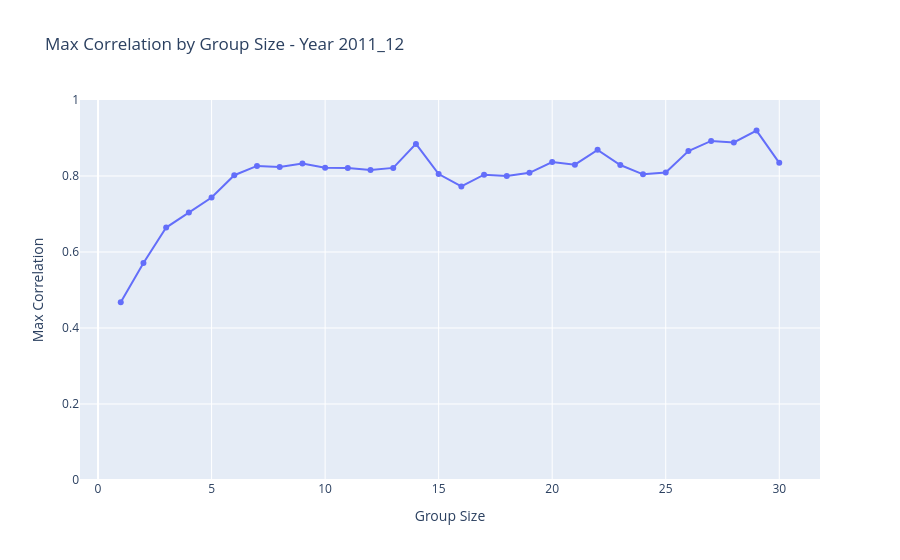
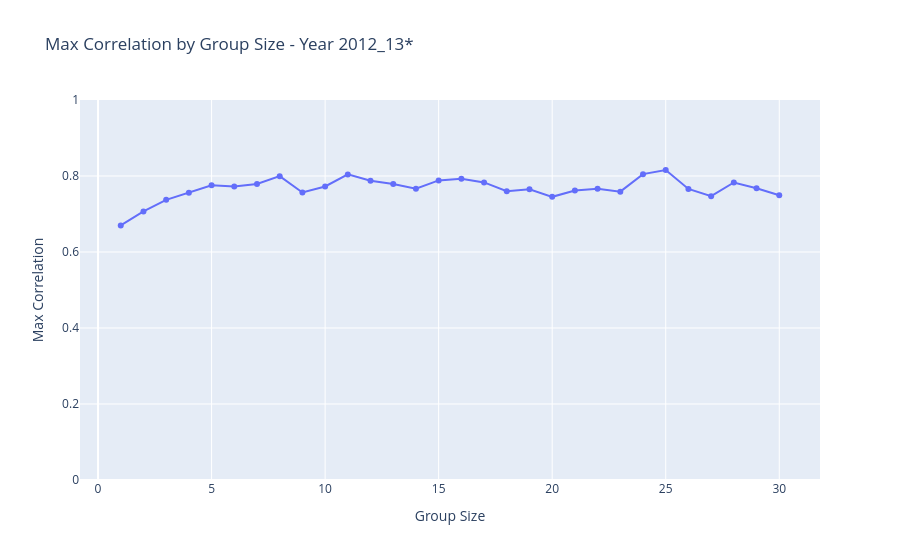
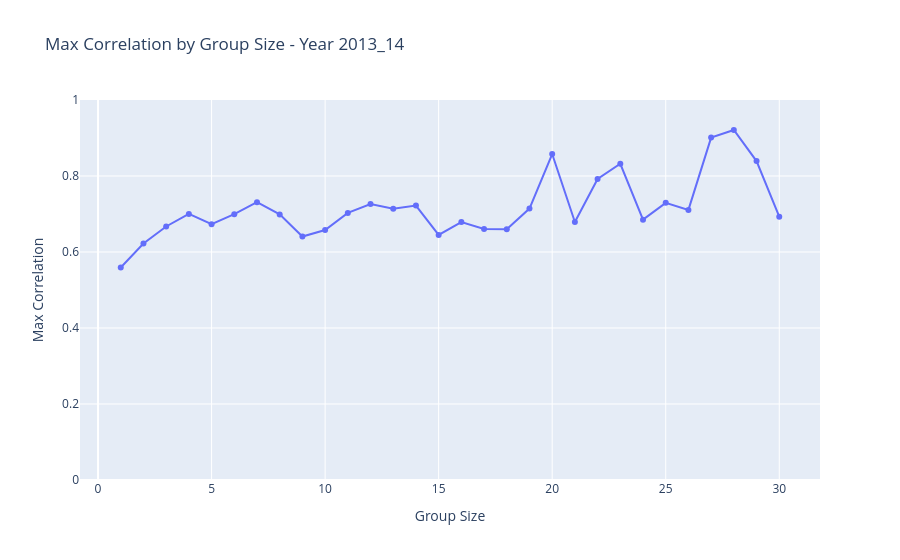
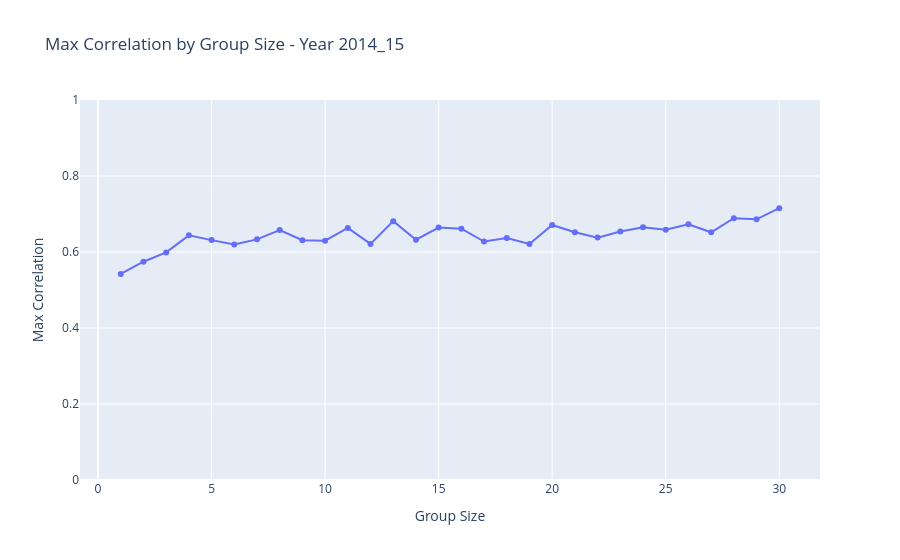

The cell these charts' notebook holds for them, in order:
### Markdown cell above
## Year-by-year

### Code cell
all_years = dengue_data.anoepid.unique()
all_years.sort()
max_correlation_dict = {}
for year in all_years:
    year_data = daily_dengue_data[daily_dengue_data_with_anoepid['anoepid'] == year]
    try:
        max_corr_year = []
        max_lag_year = []
        for i in range(1,31):
            offset_days = (daily_ovitraps_mean.index[0] - year_data.index[0]).days % i
            
            groups_dengue = generic.group_series(
                series = year_data,
                offset = offset_days,
                group_size = i,
                operation = "sum"
            )

            groups_ovitraps = generic.group_series(
                series = daily_ovitraps_mean,
                offset = 0,
                group_size = i,
                operation = "mean"
            )

            results = generic.max_correlation(groups_dengue, groups_ovitraps, max_lag = np.ceil(120/i).astype(int))

            max_lag_year.append(results[0])
            max_corr_year.append(results[1]) 

        # Plot tuple of max_lag_year and max_corr_year
        if year in project_utils.EPIDEMY_YEARS:
            marker = '*'
        else:
            marker = '' 
        fig = go.Figure()
        fig.add_trace(go.Scatter(x=list(range(1,31)),
                    y=[abs(x) for x in max_corr_year],
                    mode='markers+lines',
                    name='Max Correlation',
                    text=[f"corr={c:.2f}, lag={l}, group={g}" for c, l, g in zip(max_corr_year, max_lag_year, range(1, 31))],  
                    textposition='top center' ,
                    hoverinfo='text',

        ))
        fig.update_yaxes(range=[0, 1])
        fig.update_layout(title=f'Max Correlation by Group Size - Year {year}{marker}', 
                        xaxis_title='Group Size',
                        yaxis_title='Max Correlation')
        fig.show()

    except ValueError as e:
        print(f"Skipping year {year} due to error: {e}")
        continue

### Figure 1 — Plotly figure (JSON) as saved in the notebook; plotly's stock layout.template omitted (floating-point values rounded to 4 significant figures)
{"data": [{"hoverinfo": "text", "mode": "markers+lines", "name": "Max Correlation", "text": ["corr=0.47, lag=12, group=1", "corr=0.57, lag=6, group=2", "corr=0.66, lag=4, group=3", "corr=0.70, lag=3, group=4", "corr=0.74, lag=2, group=5", "corr=0.80, lag=2, group=6", "corr=0.83, lag=2, group=7", "corr=0.82, lag=1, group=8", "corr=0.83, lag=1, group=9", "corr=0.82, lag=1, group=10", "corr=0.82, lag=1, group=11", "corr=0.82, lag=1, group=12", "corr=0.82, lag=1, group=13", "corr=0.88, lag=1, group=14", "corr=0.81, lag=1, group=15", "corr=0.77, lag=0, group=16", "corr=0.80, lag=1, group=17", "corr=0.80, lag=0, group=18", "corr=-0.81, lag=-6, group=19", "corr=0.84, lag=1, group=20", "corr=0.83, lag=0, group=21", "corr=-0.87, lag=-5, group=22", "corr=-0.83, lag=6, group=23", "corr=0.80, lag=0, group=24", "corr=0.81, lag=0, group=25", "corr=-0.87, lag=-4, group=26", "corr=-0.89, lag=-4, group=27", "corr=-0.89, lag=5, group=28", "corr=0.92, lag=0, group=29", "corr=0.83, lag=0, group=30"], "textposition": "top center", "type": "scatter", "x": [1, 2, 3, 4, 5, 6, 7, 8, 9, 10, 11, 12, 13, 14, 15, 16, 17, 18, 19, 20, 21, 22, 23, 24, 25, 26, 27, 28, 29, 30], "y": [0.468, 0.5709, 0.6643, 0.7037, 0.7433, 0.8021, 0.8266, 0.8238, 0.833, 0.822, 0.8211, 0.8155, 0.8213, 0.8844, 0.8052, 0.7725, 0.8035, 0.8003, 0.8084, 0.8365, 0.8298, 0.8688, 0.8288, 0.8044, 0.8094, 0.8656, 0.8924, 0.8884, 0.9195, 0.8346]}], "layout": {"title": {"text": "Max Correlation by Group Size - Year 2011_12"}, "xaxis": {"title": {"text": "Group Size"}}, "yaxis": {"range": [0, 1], "title": {"text": "Max Correlation"}}}}

### Figure 2 — Plotly figure (JSON) as saved in the notebook; plotly's stock layout.template omitted (floating-point values rounded to 4 significant figures)
{"data": [{"hoverinfo": "text", "mode": "markers+lines", "name": "Max Correlation", "text": ["corr=0.67, lag=41, group=1", "corr=0.71, lag=25, group=2", "corr=0.74, lag=14, group=3", "corr=0.76, lag=10, group=4", "corr=0.78, lag=9, group=5", "corr=0.77, lag=7, group=6", "corr=0.78, lag=6, group=7", "corr=0.80, lag=6, group=8", "corr=0.76, lag=5, group=9", "corr=0.77, lag=5, group=10", "corr=0.80, lag=4, group=11", "corr=0.79, lag=4, group=12", "corr=0.78, lag=3, group=13", "corr=0.77, lag=3, group=14", "corr=0.79, lag=3, group=15", "corr=0.79, lag=3, group=16", "corr=0.78, lag=3, group=17", "corr=0.76, lag=3, group=18", "corr=0.77, lag=2, group=19", "corr=0.75, lag=2, group=20", "corr=0.76, lag=2, group=21", "corr=0.77, lag=2, group=22", "corr=0.76, lag=2, group=23", "corr=0.80, lag=2, group=24", "corr=0.82, lag=2, group=25", "corr=0.77, lag=2, group=26", "corr=0.75, lag=2, group=27", "corr=0.78, lag=2, group=28", "corr=0.77, lag=2, group=29", "corr=0.75, lag=2, group=30"], "textposition": "top center", "type": "scatter", "x": [1, 2, 3, 4, 5, 6, 7, 8, 9, 10, 11, 12, 13, 14, 15, 16, 17, 18, 19, 20, 21, 22, 23, 24, 25, 26, 27, 28, 29, 30], "y": [0.67, 0.7066, 0.7373, 0.7557, 0.7759, 0.7723, 0.7792, 0.7997, 0.7566, 0.7724, 0.8043, 0.7875, 0.7789, 0.7665, 0.7885, 0.793, 0.7832, 0.7602, 0.7652, 0.7452, 0.7618, 0.7663, 0.7588, 0.8049, 0.8157, 0.766, 0.747, 0.783, 0.7677, 0.7492]}], "layout": {"title": {"text": "Max Correlation by Group Size - Year 2012_13*"}, "xaxis": {"title": {"text": "Group Size"}}, "yaxis": {"range": [0, 1], "title": {"text": "Max Correlation"}}}}

### Figure 3 — Plotly figure (JSON) as saved in the notebook; plotly's stock layout.template omitted (floating-point values rounded to 4 significant figures)
{"data": [{"hoverinfo": "text", "mode": "markers+lines", "name": "Max Correlation", "text": ["corr=0.56, lag=104, group=1", "corr=0.62, lag=52, group=2", "corr=0.67, lag=36, group=3", "corr=0.70, lag=27, group=4", "corr=0.67, lag=22, group=5", "corr=0.70, lag=18, group=6", "corr=0.73, lag=15, group=7", "corr=0.70, lag=13, group=8", "corr=0.64, lag=12, group=9", "corr=0.66, lag=11, group=10", "corr=0.70, lag=10, group=11", "corr=0.73, lag=9, group=12", "corr=0.71, lag=8, group=13", "corr=0.72, lag=8, group=14", "corr=0.64, lag=7, group=15", "corr=0.68, lag=7, group=16", "corr=0.66, lag=5, group=17", "corr=0.66, lag=5, group=18", "corr=0.71, lag=6, group=19", "corr=0.86, lag=4, group=20", "corr=0.68, lag=5, group=21", "corr=0.79, lag=4, group=22", "corr=0.83, lag=3, group=23", "corr=0.69, lag=4, group=24", "corr=0.73, lag=4, group=25", "corr=0.71, lag=4, group=26", "corr=0.90, lag=3, group=27", "corr=0.92, lag=3, group=28", "corr=-0.84, lag=-4, group=29", "corr=0.69, lag=3, group=30"], "textposition": "top center", "type": "scatter", "x": [1, 2, 3, 4, 5, 6, 7, 8, 9, 10, 11, 12, 13, 14, 15, 16, 17, 18, 19, 20, 21, 22, 23, 24, 25, 26, 27, 28, 29, 30], "y": [0.5591, 0.6223, 0.6671, 0.7003, 0.6733, 0.6995, 0.731, 0.6989, 0.6407, 0.6578, 0.7028, 0.7263, 0.7136, 0.7221, 0.645, 0.6787, 0.6607, 0.6599, 0.7143, 0.8578, 0.6789, 0.792, 0.8322, 0.6852, 0.7293, 0.7107, 0.9011, 0.9212, 0.8392, 0.693]}], "layout": {"title": {"text": "Max Correlation by Group Size - Year 2013_14"}, "xaxis": {"title": {"text": "Group Size"}}, "yaxis": {"range": [0, 1], "title": {"text": "Max Correlation"}}}}

### Figure 4 — Plotly figure (JSON) as saved in the notebook; plotly's stock layout.template omitted (floating-point values rounded to 4 significant figures)
{"data": [{"hoverinfo": "text", "mode": "markers+lines", "name": "Max Correlation", "text": ["corr=0.54, lag=34, group=1", "corr=0.57, lag=17, group=2", "corr=0.60, lag=11, group=3", "corr=0.64, lag=8, group=4", "corr=0.63, lag=4, group=5", "corr=0.62, lag=5, group=6", "corr=0.63, lag=5, group=7", "corr=0.66, lag=4, group=8", "corr=0.63, lag=3, group=9", "corr=0.63, lag=2, group=10", "corr=0.66, lag=2, group=11", "corr=0.62, lag=3, group=12", "corr=0.68, lag=2, group=13", "corr=0.63, lag=2, group=14", "corr=0.66, lag=2, group=15", "corr=0.66, lag=2, group=16", "corr=0.63, lag=2, group=17", "corr=0.64, lag=2, group=18", "corr=0.62, lag=1, group=19", "corr=0.67, lag=2, group=20", "corr=0.65, lag=2, group=21", "corr=0.64, lag=1, group=22", "corr=0.65, lag=1, group=23", "corr=0.67, lag=1, group=24", "corr=0.66, lag=1, group=25", "corr=0.67, lag=1, group=26", "corr=0.65, lag=1, group=27", "corr=0.69, lag=1, group=28", "corr=0.69, lag=1, group=29", "corr=0.72, lag=1, group=30"], "textposition": "top center", "type": "scatter", "x": [1, 2, 3, 4, 5, 6, 7, 8, 9, 10, 11, 12, 13, 14, 15, 16, 17, 18, 19, 20, 21, 22, 23, 24, 25, 26, 27, 28, 29, 30], "y": [0.5422, 0.5744, 0.5989, 0.6438, 0.6313, 0.6198, 0.6332, 0.6576, 0.6308, 0.6297, 0.6632, 0.6212, 0.6812, 0.6323, 0.6642, 0.6614, 0.6275, 0.6365, 0.621, 0.6712, 0.6522, 0.6378, 0.654, 0.6651, 0.6587, 0.6731, 0.6518, 0.6888, 0.6861, 0.7153]}], "layout": {"title": {"text": "Max Correlation by Group Size - Year 2014_15"}, "xaxis": {"title": {"text": "Group Size"}}, "yaxis": {"range": [0, 1], "title": {"text": "Max Correlation"}}}}
